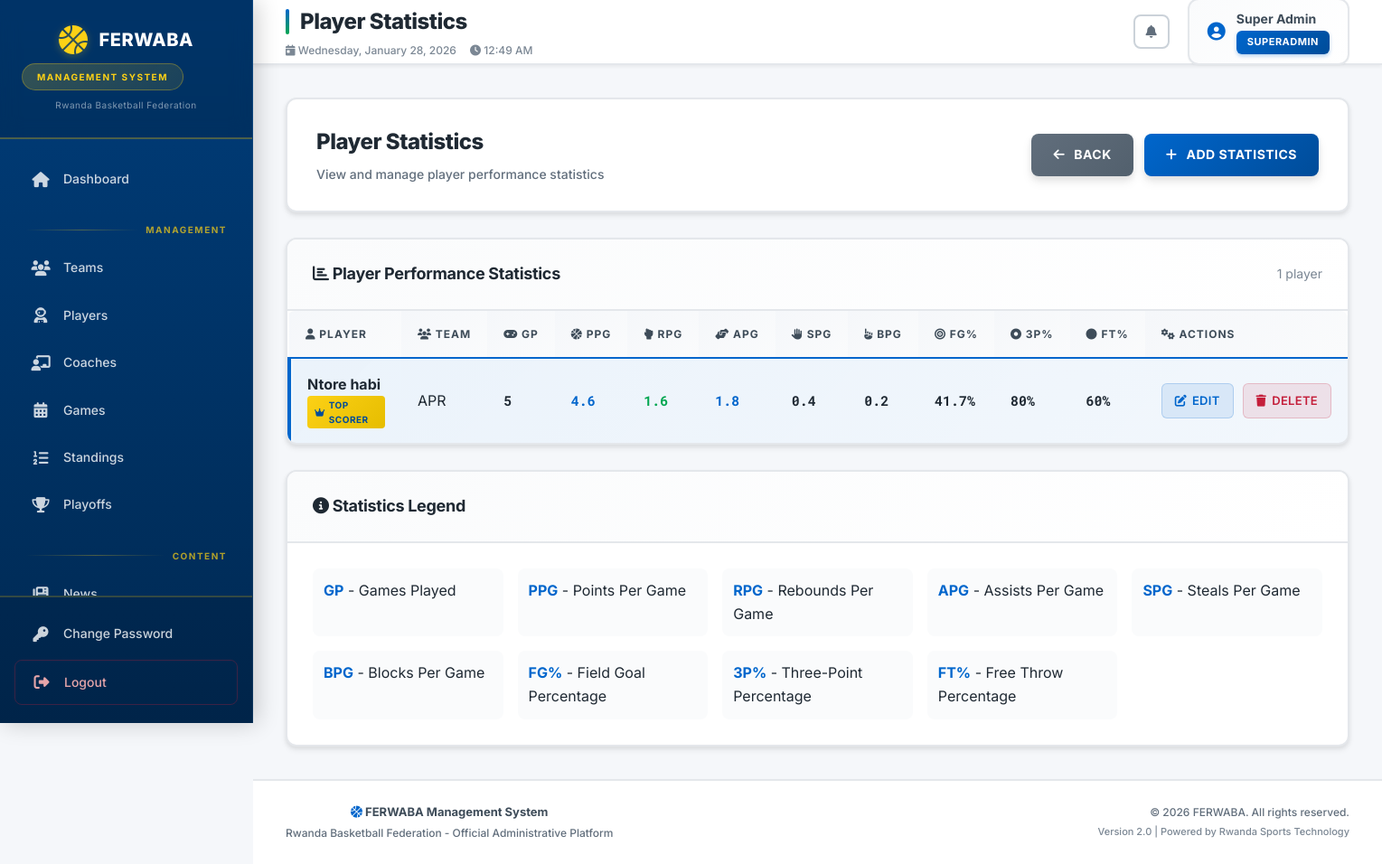
Page /admin/stats-list.php (signed in) on the committed database.
### tables this page shows
CREATE TABLE `player_stats` (
  `id` int(11) NOT NULL,
  `player_id` int(11) NOT NULL,
  `games_played` int(11) DEFAULT 0,
  `total_points` int(11) DEFAULT 0,
  `total_rebounds` int(11) DEFAULT 0,
  `total_assists` int(11) DEFAULT 0,
  `total_steals` int(11) DEFAULT 0,
  `total_blocks` int(11) DEFAULT 0,
  `fg_made` int(11) DEFAULT 0,
  `fg_attempted` int(11) DEFAULT 0,
  `three_made` int(11) DEFAULT 0,
  `three_attempted` int(11) DEFAULT 0,
  `ft_made` int(11) DEFAULT 0,
  `ft_attempted` int(11) DEFAULT 0,
  `created_at` timestamp NOT NULL DEFAULT current_timestamp(),
  `updated_at` timestamp NOT NULL DEFAULT current_timestamp() ON UPDATE current_timestamp()
);

CREATE TABLE IF NOT EXISTS players(
  id INT AUTO_INCREMENT PRIMARY KEY,
  team_id INT,
  name VARCHAR(100),
  position VARCHAR(50),
  height VARCHAR(10),
  nationality VARCHAR(50),
  jersey_number INT,
  photo VARCHAR(255),
  FOREIGN KEY(team_id) REFERENCES teams(id) ON DELETE SET NULL
);

CREATE TABLE IF NOT EXISTS teams(
  id INT AUTO_INCREMENT PRIMARY KEY,
  name VARCHAR(100),
  gender ENUM('Men','Women'),
  division ENUM('Division 1','Division 2'),
  location VARCHAR(100),
  logo VARCHAR(255),
  description TEXT
);

### includes/config.php (called while the page is built, shortened)
<?php
function sanitize(string $value): string {
    return htmlspecialchars(trim($value), ENT_QUOTES, 'UTF-8');
}
?>

### admin/stats-list.php (the view, shortened to what this page needs)
<?php
require_once __DIR__ . '/includes/admin-header.php';
$stats = $mysqli->query("
  SELECT ps.*, p.name AS player_name, t.name AS team_name
  FROM player_stats ps
  JOIN players p ON ps.player_id = p.id
  LEFT JOIN teams t ON p.team_id = t.id
  ORDER BY (ps.total_points / GREATEST(ps.games_played, 1)) DESC
");
?>
<div class="page-header">
  <div>
    <h1>Player Statistics</h1>
    <p>View and manage player performance statistics</p>
  </div>
  <div class="section-actions">
    <a href="dashboard.php" class="btn btn-secondary"><i class="fas fa-arrow-left"></i> Back</a>
    <a href="stats-form.php" class="btn btn-primary"><i class="fas fa-plus"></i> Add Statistics</a>
  </div>
</div>
<div class="admin-card">
  <div class="admin-card-header">
    <h3><i class="fas fa-chart-bar"></i> Player Performance Statistics</h3>
    <span style="color: var(--gray-500); font-size: 14px;"><?php echo $stats->num_rows; ?>
      player<?php echo $stats->num_rows !== 1 ? 's' : ''; ?></span>
  </div>
  <div class="table-wrapper">
    <table class="admin-table">
      <thead>
        <tr>
          <th><i class="fas fa-user"></i> Player</th>
          <th><i class="fas fa-users"></i> Team</th>
          <th><i class="fas fa-gamepad"></i> GP</th>
          <th><i class="fas fa-basketball-ball"></i> PPG</th>
          <th><i class="fas fa-hand-rock"></i> RPG</th>
          <th><i class="fas fa-hands-helping"></i> APG</th>
          <th><i class="fas fa-hand-paper"></i> SPG</th>
          <th><i class="fas fa-hand-point-up"></i> BPG</th>
          <th><i class="fas fa-bullseye"></i> FG%</th>
          <th><i class="fas fa-dot-circle"></i> 3P%</th>
          <th><i class="fas fa-circle"></i> FT%</th>
          <th><i class="fas fa-cogs"></i> Actions</th>
        </tr>
      </thead>
      <tbody>
        <?php
        $topScorer = true;
        while ($s = $stats->fetch_assoc()):
          $gp = max(1, $s['games_played']);
          $ppg = round($s['total_points'] / $gp, 1);
          $rpg = round($s['total_rebounds'] / $gp, 1);
          $apg = round($s['total_assists'] / $gp, 1);
          $spg = round($s['total_steals'] / $gp, 1);
          $bpg = round($s['total_blocks'] / $gp, 1);
          $fgp = $s['fg_attempted'] > 0 ? round(($s['fg_made'] / $s['fg_attempted']) * 100, 1) : 0;
          $tp = $s['three_attempted'] > 0 ? round(($s['three_made'] / $s['three_attempted']) * 100, 1) : 0;
          $ftp = $s['ft_attempted'] > 0 ? round(($s['ft_made'] / $s['ft_attempted']) * 100, 1) : 0;
          $rowClass = $topScorer ? 'stats-highlight' : '';
          $topScorer = false;
          ?>
          <tr class="<?php echo $rowClass; ?>">
            <td>
              <strong><?php echo sanitize($s['player_name']); ?></strong>
              <?php if ($rowClass): ?>
                <span class="stat-leader"><i class="fas fa-crown"></i> Top Scorer</span>
              <?php endif; ?>
            </td>
            <td><?php echo sanitize($s['team_name'] ?? 'N/A'); ?></td>
            <td><span class="stat-value"><?php echo $s['games_played']; ?></span></td>
            <td><span class="stat-value" style="color: var(--primary);"><?php echo $ppg; ?></span></td>
            <td><span class="stat-value" style="color: var(--secondary);"><?php echo $rpg; ?></span></td>
            <td><span class="stat-value" style="color: var(--info);"><?php echo $apg; ?></span></td>
            <td><span class="stat-value"><?php echo $spg; ?></span></td>
            <td><span class="stat-value"><?php echo $bpg; ?></span></td>
            <td><span class="stat-value"><?php echo $fgp; ?>%</span></td>
            <td><span class="stat-value"><?php echo $tp; ?>%</span></td>
            <td><span class="stat-value"><?php echo $ftp; ?>%</span></td>
            <td>
              <div class="action-links">
                <a href="stats-form.php?id=<?php echo $s['id']; ?>" class="action-link edit">
                  <i class="fas fa-edit"></i> Edit
                </a>
                <a href="delete.php?type=stats&id=<?php echo $s['id']; ?>" class="action-link delete"
                  onclick="return confirm('Delete this statistics record?')">
                  <i class="fas fa-trash"></i> Delete
                </a>
              </div>
            </td>
          </tr>
        <?php endwhile; ?>
      </tbody>
    </table>
  </div>
</div>
<div class="admin-card" style="margin-top: 28px;">
  <div class="admin-card-header">
    <h3><i class="fas fa-info-circle"></i> Statistics Legend</h3>
  </div>
  <div class="admin-card-body">
    <div style="display: grid; grid-template-columns: repeat(auto-fit, minmax(200px, 1fr)); gap: 16px;">
      <div style="padding: 12px; background: var(--gray-50); border-radius: var(--radius-md);">
        <strong style="color: var(--primary);">GP</strong> - Games Played
      </div>
      <div style="padding: 12px; background: var(--gray-50); border-radius: var(--radius-md);">
        <strong style="color: var(--primary);">PPG</strong> - Points Per Game
      </div>
      <div style="padding: 12px; background: var(--gray-50); border-radius: var(--radius-md);">
        <strong style="color: var(--primary);">RPG</strong> - Rebounds Per Game
      </div>
      <div style="padding: 12px; background: var(--gray-50); border-radius: var(--radius-md);">
        <strong style="color: var(--primary);">APG</strong> - Assists Per Game
      </div>
      <div style="padding: 12px; background: var(--gray-50); border-radius: var(--radius-md);">
        <strong style="color: var(--primary);">SPG</strong> - Steals Per Game
      </div>
      <div style="padding: 12px; background: var(--gray-50); border-radius: var(--radius-md);">
        <strong style="color: var(--primary);">BPG</strong> - Blocks Per Game
      </div>
      <div style="padding: 12px; background: var(--gray-50); border-radius: var(--radius-md);">
        <strong style="color: var(--primary);">FG%</strong> - Field Goal Percentage
      </div>
      <div style="padding: 12px; background: var(--gray-50); border-radius: var(--radius-md);">
        <strong style="color: var(--primary);">3P%</strong> - Three-Point Percentage
      </div>
      <div style="padding: 12px; background: var(--gray-50); border-radius: var(--radius-md);">
        <strong style="color: var(--primary);">FT%</strong> - Free Throw Percentage
      </div>
    </div>
  </div>
</div>
<?php require_once __DIR__ . '/includes/admin-footer.php'; ?>

### admin/stats-list.php (style rules this page uses)
.stats-highlight { background: linear-gradient(135deg, rgba(0, 102, 204, 0.08) 0%, rgba(0, 102, 204, 0.05) 100%); border-left: 4px solid var(--primary) !important; }
.stat-value { font-family: 'Roboto Mono', monospace; font-weight: 700; font-size: 15px; }
.stat-leader { display: inline-flex; align-items: center; gap: 4px; padding: 2px 8px; background: linear-gradient(135deg, var(--accent) 0%, #e6bd00 100%); color: var(--primary-dark); border-radius: 4px; font-size: 10px; font-weight: 700; text-transform: uppercase; letter-spacing: 0.5px; }

### rows in the picture
player_stats: player.name "Ntore habi", teams.name "APR", games_played "5", ppg "4.6", rpg "1.6", apg "1.8", spg "0.4", bpg "0.2", fgp "41.7", tp "80", ftp "60"

### other values in the picture
$page_title "Player Statistics"
$admin_name "Super Admin"
$admin_role "SUPERADMIN"
$stats->num_rows "1"
